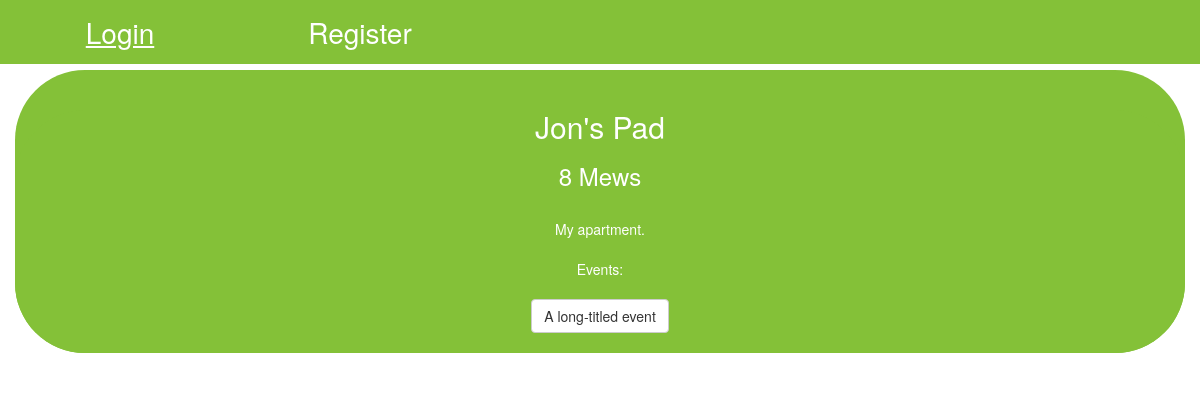
Page /pads/jons-pad_m3kjogpbal/ on the earlier database version.
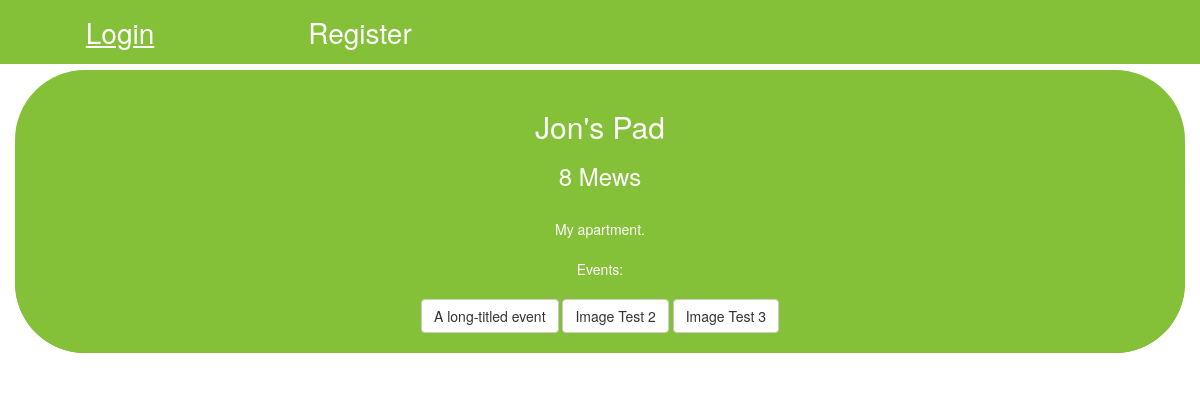
Same page on the later database version.
### pads/models.py (models this page shows, shortened)
class Pad(models.Model):
    name            = models.CharField(max_length=20)
    address         = models.CharField(max_length=100)
    description     = models.TextField(max_length=200)
    owner           = models.OneToOneField(Hopper, null=True, on_delete=models.SET_NULL)
    active          = models.BooleanField(default=True)
    slug            = models.SlugField(null=True, unique=True, editable=False)
    created_at      = models.DateTimeField(default=timezone.now)
    deleted_at      = models.DateTimeField(null=True, blank=True)
    def get_events_list(self):
        return Event.objects.filter(pad=self).exclude(private=1)

### events/models.py (models this page shows, shortened)
class Event(models.Model):
    created_by      = models.ForeignKey('hoppers.Hopper', null=True, on_delete=models.SET_NULL)
    attending       = models.ManyToManyField('hoppers.Hopper', related_name='attending')
    start           = models.DateTimeField(default=default_start)
    end             = models.DateTimeField(default=default_end)
    pad             = models.ForeignKey('pads.Pad', null=True, blank=True, on_delete=models.CASCADE)
    title           = models.CharField(max_length=20)
    text            = models.TextField(null=True, blank=True)
    private         = models.BooleanField(default=True)
    active          = models.BooleanField(default=True)
    slug            = models.SlugField(null=True, unique=True, editable=False)
    created_at      = models.DateTimeField(default=timezone.now)
    deleted_at      = models.DateTimeField(null=True, blank=True)
    class Meta:
        ordering = ['start']
    def __str__(self):
        return str(self.title)
    def get_absolute_url(self):
        return reverse('events:read', kwargs={'slug': self.slug})

### pads/views.py (the view)
# urls.py: url(r'^(?P<slug>[\w-]+)/$', PadDetailSlugView.as_view(), name='read'),
class PadDetailSlugView(DetailView):
    template_name = 'pads/detail.html'
    def get_object(self, *args, **kwargs):
        request = self.request
        slug = self.kwargs.get('slug')
        try:
            instance = Pad.objects.get(slug=slug, active=True)
        except Pad.DoesNotExist:
            raise Http404('Pad does not exist')
        except Pad.MultipleObjectsReturned:
            qs = Pad.objects.filter(slug=slug, active=True)
            instance = qs.first()
        except:
            raise Http404('Error in slug view')
        return instance

### pads/templates/pads/detail.html (shortened to what this page needs)
{% extends "base.html" %}
{% url 'events:create' as event_create_url %}
{% block content %}
  <div class="card">
    <div class="card text-center">
      <div class="card-body">
        <h2 class="card-title">{{ object.name }}</h2>
        <h3>{{ object.address }}</h3>
        <div>{{ object.description }}</div>
        <div>Events:</div>
        {% for event in object.get_events_list %}
          <a href="{{ event.get_absolute_url }}" class="btn btn-default"<span class="badge">{{ event }}</span></a>
        {% endfor %}
      </div>
    </div>
  </div>
{% endblock %}

### templates/base.html (shortened to what this page needs)
{% load static %}
<!DOCTYPE html>
<html lang="en">
  <head>
      {% include 'base/css.html' %}
  </head>
  <body>
    {% include 'base/navbar.html' with brand_name='pond' %}
    <div class='container'>
    {% block content %}{% endblock %}
    </div>
  </body>
</html>

### templates/base/css.html (shortened to what this page needs)
{% load static %}
<link rel="stylesheet" href="https://maxcdn.bootstrapcdn.com/bootstrap/3.3.7/css/bootstrap.min.css">
<link rel='stylesheet' href='https://stackpath.bootstrapcdn.com/font-awesome/4.7.0/css/font-awesome.min.css' type="text/css">
<link rel='stylesheet' href='{% static "css/main.css" %}' type="text/css">
<link rel='stylesheet' href='{% static "css/navbar.css" %}' type="text/css">

### templates/base/navbar.html
{% url 'hoppers:list' as hopper_list_url %}
{% url 'hoppers:update' as hopper_update_url %}
{% url 'pads:list' as pad_list_url %}
{% url 'events:list' as event_list_url %}
{% url 'ribbits:list' as ribbit_list_url %}
{% url 'register' as register_url %}
{% url 'login' as login_url %}
{% load static %}
<div class="icon-bar navbar-fixed-top">
  {% if request.user.is_authenticated %}
    <a class="nav-link nav-icon fa fa-commenting {% if request.path == ribbit_list_url %}active{% endif %}" href="{{ ribbit_list_url }}"></a>
    <a class="nav-link nav-icon fa fa-users {% if request.path == hopper_list_url %}active{% endif %}" href="{{ hopper_list_url }}"></a>
    <a class="nav-link nav-icon fa fa-calendar {% if request.path == event_list_url %}active{% endif %}" href="{{ event_list_url }}"></a>
    <a class="nav-link nav-icon fa fa-map-signs {% if request.path == pad_list_url %}active{% endif %}" href="{{ pad_list_url }}"></a>
    <a class="nav-link nav-icon fa fa-cogs {% if request.path == hopper_update_url %}active{% endif %}" href="{{ hopper_update_url }}"></a>
  {% else %}
    <a class="nav-link nav-icon {% if request.path == login_url or request.path == '/' %}active{% endif %}" href="{{ login_url }}">Login</a>
    <a class="nav-link nav-icon {% if request.path == register_url %}active{% endif %}" href="{{ register_url }}">Register</a>
  {% endif %}
</div>

### templates/base/js.html (shortened to what this page needs)
{% load static %}

### static_project/css/main.css (style rules this page uses)
body { padding-top: 5em; }
.container { width: 100%; }
.card { background-color: rgb(132, 193, 56); border-radius: 5em; color: white; margin-bottom: 1em; }

### static_project/css/navbar.css (style rules this page uses)
.icon-bar { width: 100%; position: fixed; top: 0; background-color: rgb(132, 193, 56); overflow: auto; }
.icon-bar a { float: left; width: 20%; text-align: center; padding: 12px 0; transition: all 0.3s ease; color: white; font-size: 28px; }

Differences in the rows shown:
added Event: title "Image Test 2"
added Event: title "Image Test 3"
